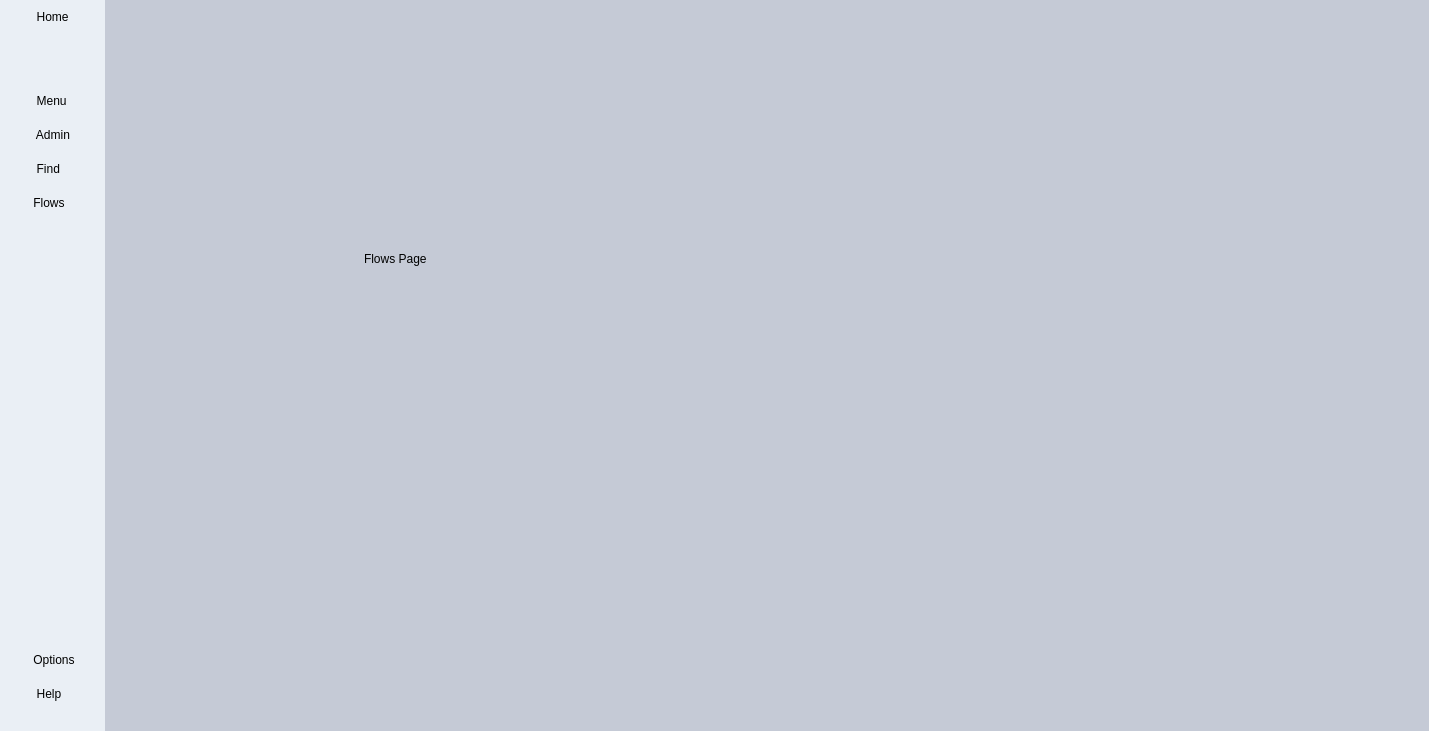
<?xml version="1.0" encoding="UTF-8"?>
<ui version="4.0">
 <class>MainWindow</class>
 <widget class="QMainWindow" name="MainWindow">
  <property name="geometry">
   <rect>
    <x>0</x>
    <y>0</y>
    <width>1429</width>
    <height>731</height>
   </rect>
  </property>
  <property name="windowTitle">
   <string/>
  </property>
  <property name="windowIcon">
   <iconset>
    <normalon>:/icons/icons/edit.512x512.png</normalon>
   </iconset>
  </property>
  <property name="styleSheet">
   <string notr="true">*{
	border: none;
	background-color: transparent;
	background: none;
	margin: 0;
	padding: 0;
	color: black;
}

#MainGUI{
	background-color: #272727;
}

#SubMenu{
	background-color: #eaeff5;
}

QToolTip{
	background-color: #eaeff5; color: black;
}

#SubMenu QPushButton{
	font: 12pt &quot;Calibri&quot;;
	text-align: left;
	padding: 10px 20px;
}

#SubMenu QPushButton:Hover{
	background-color: #d4d8e2;
}

#SubMenu QPushButton:Focus{
	background-color: #c5cad6;
	border-left: 5px solid #000;
	font-size: 12.5pt;
		/*border-top-left-radius: 32px;
	border-bottom-left-radius: 32px;*/
}

#Content QHeaderView::section{background-color: #a2a6ae;border-radius:3px;font-size: 12pt;}
#Content QTableWidget::item{background-color: #c5cad6;}
#Content QTableWidget::item:Alternate{background-color: #a2a6ae;}
#Content QTableWidget::item:Hover{background-color: #d4d8e2;}

#Content QTreeView::item{background-color: #c5cad6;}
#Content QTreeView::item:Alternate{background-color: #a2a6ae;}
#Content QTreeView::item:Hover{background-color: #d4d8e2;}</string>
  </property>
  <property name="iconSize">
   <size>
    <width>45</width>
    <height>45</height>
   </size>
  </property>
  <widget class="QWidget" name="MainGUI">
   <layout class="QGridLayout" name="gridLayout_2">
    <property name="leftMargin">
     <number>0</number>
    </property>
    <property name="topMargin">
     <number>0</number>
    </property>
    <property name="rightMargin">
     <number>0</number>
    </property>
    <property name="bottomMargin">
     <number>0</number>
    </property>
    <property name="spacing">
     <number>0</number>
    </property>
    <item row="0" column="1">
     <widget class="QWidget" name="Body" native="true">
      <property name="sizePolicy">
       <sizepolicy hsizetype="Expanding" vsizetype="Preferred">
        <horstretch>0</horstretch>
        <verstretch>0</verstretch>
       </sizepolicy>
      </property>
      <property name="styleSheet">
       <string notr="true">background-color: #c5cad6;</string>
      </property>
      <layout class="QGridLayout" name="gridLayout">
       <item row="0" column="0">
        <widget class="QStackedWidget" name="Content">
         <property name="currentIndex">
          <number>4</number>
         </property>
         <widget class="QWidget" name="HomePage">
          <layout class="QHBoxLayout" name="horizontalLayout">
           <item>
            <widget class="QFrame" name="frame">
             <property name="frameShape">
              <enum>QFrame::StyledPanel</enum>
             </property>
             <property name="frameShadow">
              <enum>QFrame::Raised</enum>
             </property>
             <layout class="QHBoxLayout" name="horizontalLayout_3">
              <item>
               <widget class="QTableWidget" name="tableWidget">
                <property name="focusPolicy">
                 <enum>Qt::NoFocus</enum>
                </property>
                <property name="sizeAdjustPolicy">
                 <enum>QAbstractScrollArea::AdjustToContents</enum>
                </property>
                <property name="autoScroll">
                 <bool>false</bool>
                </property>
                <property name="editTriggers">
                 <set>QAbstractItemView::DoubleClicked</set>
                </property>
                <property name="tabKeyNavigation">
                 <bool>false</bool>
                </property>
                <property name="alternatingRowColors">
                 <bool>true</bool>
                </property>
                <property name="selectionMode">
                 <enum>QAbstractItemView::NoSelection</enum>
                </property>
                <property name="selectionBehavior">
                 <enum>QAbstractItemView::SelectItems</enum>
                </property>
                <property name="verticalScrollMode">
                 <enum>QAbstractItemView::ScrollPerPixel</enum>
                </property>
                <property name="showGrid">
                 <bool>true</bool>
                </property>
                <property name="gridStyle">
                 <enum>Qt::SolidLine</enum>
                </property>
                <property name="columnCount">
                 <number>0</number>
                </property>
                <attribute name="horizontalHeaderMinimumSectionSize">
                 <number>50</number>
                </attribute>
                <attribute name="horizontalHeaderDefaultSectionSize">
                 <number>50</number>
                </attribute>
                <attribute name="horizontalHeaderShowSortIndicator" stdset="0">
                 <bool>true</bool>
                </attribute>
                <attribute name="horizontalHeaderStretchLastSection">
                 <bool>false</bool>
                </attribute>
                <attribute name="verticalHeaderMinimumSectionSize">
                 <number>30</number>
                </attribute>
                <attribute name="verticalHeaderStretchLastSection">
                 <bool>false</bool>
                </attribute>
                <row>
                 <property name="text">
                  <string/>
                 </property>
                 <property name="textAlignment">
                  <set>AlignCenter</set>
                 </property>
                </row>
                <row>
                 <property name="text">
                  <string/>
                 </property>
                </row>
                <row>
                 <property name="text">
                  <string/>
                 </property>
                </row>
                <row>
                 <property name="text">
                  <string/>
                 </property>
                </row>
                <row>
                 <property name="text">
                  <string/>
                 </property>
                </row>
                <row>
                 <property name="text">
                  <string/>
                 </property>
                </row>
                <row>
                 <property name="text">
                  <string/>
                 </property>
                </row>
                <row>
                 <property name="text">
                  <string/>
                 </property>
                </row>
                <row>
                 <property name="text">
                  <string/>
                 </property>
                </row>
                <row>
                 <property name="text">
                  <string/>
                 </property>
                </row>
                <row>
                 <property name="text">
                  <string/>
                 </property>
                </row>
                <row>
                 <property name="text">
                  <string/>
                 </property>
                </row>
                <row>
                 <property name="text">
                  <string/>
                 </property>
                </row>
                <row>
                 <property name="text">
                  <string/>
                 </property>
                </row>
                <row>
                 <property name="text">
                  <string/>
                 </property>
                </row>
                <row>
                 <property name="text">
                  <string/>
                 </property>
                </row>
                <row>
                 <property name="text">
                  <string/>
                 </property>
                </row>
                <row>
                 <property name="text">
                  <string/>
                 </property>
                </row>
               </widget>
              </item>
             </layout>
            </widget>
           </item>
          </layout>
         </widget>
         <widget class="QWidget" name="MenuPage">
          <widget class="QLabel" name="label_2">
           <property name="geometry">
            <rect>
             <x>270</x>
             <y>230</y>
             <width>221</width>
             <height>19</height>
            </rect>
           </property>
           <property name="text">
            <string>Menu Page</string>
           </property>
          </widget>
         </widget>
         <widget class="QWidget" name="AdminPage"/>
         <widget class="QWidget" name="FindPage">
          <widget class="QLabel" name="label_4">
           <property name="geometry">
            <rect>
             <x>220</x>
             <y>210</y>
             <width>151</width>
             <height>19</height>
            </rect>
           </property>
           <property name="text">
            <string>Find Page</string>
           </property>
          </widget>
         </widget>
         <widget class="QWidget" name="FlowsPage">
          <widget class="QLabel" name="label_5">
           <property name="geometry">
            <rect>
             <x>250</x>
             <y>240</y>
             <width>191</width>
             <height>19</height>
            </rect>
           </property>
           <property name="text">
            <string>Flows Page</string>
           </property>
          </widget>
         </widget>
         <widget class="QWidget" name="OptionsPage">
          <widget class="QPushButton" name="LightBtn">
           <property name="geometry">
            <rect>
             <x>-10</x>
             <y>0</y>
             <width>191</width>
             <height>61</height>
            </rect>
           </property>
           <property name="focusPolicy">
            <enum>Qt::NoFocus</enum>
           </property>
           <property name="text">
            <string>  Dark Switch</string>
           </property>
           <property name="icon">
            <iconset resource="resources.qrc">
             <normaloff>:/darkicon/icons/dark/toggle-off.512x342.png</normaloff>:/darkicon/icons/dark/toggle-off.512x342.png</iconset>
           </property>
           <property name="iconSize">
            <size>
             <width>48</width>
             <height>48</height>
            </size>
           </property>
          </widget>
         </widget>
         <widget class="QWidget" name="HelpPage">
          <widget class="QLabel" name="label_7">
           <property name="geometry">
            <rect>
             <x>250</x>
             <y>250</y>
             <width>161</width>
             <height>19</height>
            </rect>
           </property>
           <property name="text">
            <string>Help Page</string>
           </property>
          </widget>
         </widget>
        </widget>
       </item>
      </layout>
     </widget>
    </item>
    <item row="0" column="0">
     <widget class="QWidget" name="Menu" native="true">
      <layout class="QVBoxLayout" name="verticalLayout">
       <property name="spacing">
        <number>0</number>
       </property>
       <property name="leftMargin">
        <number>0</number>
       </property>
       <property name="topMargin">
        <number>0</number>
       </property>
       <property name="rightMargin">
        <number>0</number>
       </property>
       <property name="bottomMargin">
        <number>0</number>
       </property>
       <item alignment="Qt::AlignLeft">
        <widget class="QWidget" name="SubMenu" native="true">
         <layout class="QVBoxLayout" name="verticalLayout_2">
          <property name="spacing">
           <number>0</number>
          </property>
          <property name="leftMargin">
           <number>0</number>
          </property>
          <property name="topMargin">
           <number>0</number>
          </property>
          <property name="rightMargin">
           <number>0</number>
          </property>
          <property name="bottomMargin">
           <number>0</number>
          </property>
          <item>
           <widget class="QFrame" name="MenuFrame">
            <property name="frameShape">
             <enum>QFrame::StyledPanel</enum>
            </property>
            <property name="frameShadow">
             <enum>QFrame::Raised</enum>
            </property>
            <layout class="QHBoxLayout" name="horizontalLayout_2">
             <property name="spacing">
              <number>0</number>
             </property>
             <property name="leftMargin">
              <number>0</number>
             </property>
             <property name="topMargin">
              <number>0</number>
             </property>
             <property name="rightMargin">
              <number>0</number>
             </property>
             <property name="bottomMargin">
              <number>0</number>
             </property>
             <item>
              <widget class="QPushButton" name="HomeBtn">
               <property name="focusPolicy">
                <enum>Qt::ClickFocus</enum>
               </property>
               <property name="toolTip">
                <string>Home</string>
               </property>
               <property name="styleSheet">
                <string notr="true"/>
               </property>
               <property name="text">
                <string>     Home</string>
               </property>
               <property name="icon">
                <iconset resource="resources.qrc">
                 <normaloff>:/darkicon/icons/dark/estate.461x512.png</normaloff>:/darkicon/icons/dark/estate.461x512.png</iconset>
               </property>
               <property name="iconSize">
                <size>
                 <width>48</width>
                 <height>48</height>
                </size>
               </property>
              </widget>
             </item>
            </layout>
           </widget>
          </item>
          <item alignment="Qt::AlignTop">
           <widget class="QFrame" name="HomeFrame">
            <property name="frameShape">
             <enum>QFrame::StyledPanel</enum>
            </property>
            <property name="frameShadow">
             <enum>QFrame::Raised</enum>
            </property>
            <layout class="QVBoxLayout" name="verticalLayout_4">
             <property name="spacing">
              <number>0</number>
             </property>
             <property name="leftMargin">
              <number>0</number>
             </property>
             <property name="topMargin">
              <number>50</number>
             </property>
             <property name="rightMargin">
              <number>0</number>
             </property>
             <property name="bottomMargin">
              <number>20</number>
             </property>
             <item>
              <widget class="QPushButton" name="MenuBtn">
               <property name="focusPolicy">
                <enum>Qt::ClickFocus</enum>
               </property>
               <property name="toolTip">
                <string>Menu</string>
               </property>
               <property name="styleSheet">
                <string notr="true"/>
               </property>
               <property name="text">
                <string>     Menu   </string>
               </property>
               <property name="icon">
                <iconset resource="resources.qrc">
                 <normaloff>:/darkicon/icons/dark/menu.svg</normaloff>:/darkicon/icons/dark/menu.svg</iconset>
               </property>
               <property name="iconSize">
                <size>
                 <width>48</width>
                 <height>48</height>
                </size>
               </property>
              </widget>
             </item>
             <item>
              <widget class="QPushButton" name="AdminBtn">
               <property name="focusPolicy">
                <enum>Qt::ClickFocus</enum>
               </property>
               <property name="toolTip">
                <string>Administrator Account</string>
               </property>
               <property name="styleSheet">
                <string notr="true"/>
               </property>
               <property name="text">
                <string>     Admin</string>
               </property>
               <property name="icon">
                <iconset resource="resources.qrc">
                 <normaloff>:/darkicon/icons/dark/user-circle.511x512.png</normaloff>:/darkicon/icons/dark/user-circle.511x512.png</iconset>
               </property>
               <property name="iconSize">
                <size>
                 <width>48</width>
                 <height>48</height>
                </size>
               </property>
              </widget>
             </item>
             <item>
              <widget class="QPushButton" name="FindBtn">
               <property name="focusPolicy">
                <enum>Qt::ClickFocus</enum>
               </property>
               <property name="toolTip">
                <string>Find Users / Materials</string>
               </property>
               <property name="text">
                <string>     Find</string>
               </property>
               <property name="icon">
                <iconset resource="resources.qrc">
                 <normaloff>:/darkicon/icons/dark/search.512x512.png</normaloff>:/darkicon/icons/dark/search.512x512.png</iconset>
               </property>
               <property name="iconSize">
                <size>
                 <width>48</width>
                 <height>48</height>
                </size>
               </property>
              </widget>
             </item>
             <item>
              <widget class="QPushButton" name="FlowsBtn">
               <property name="focusPolicy">
                <enum>Qt::ClickFocus</enum>
               </property>
               <property name="toolTip">
                <string>See the current flow of materials</string>
               </property>
               <property name="text">
                <string>    Flows    </string>
               </property>
               <property name="icon">
                <iconset resource="resources.qrc">
                 <normaloff>:/darkicon/icons/dark/location-arrow.512x512.png</normaloff>:/darkicon/icons/dark/location-arrow.512x512.png</iconset>
               </property>
               <property name="iconSize">
                <size>
                 <width>48</width>
                 <height>48</height>
                </size>
               </property>
              </widget>
             </item>
            </layout>
           </widget>
          </item>
          <item>
           <spacer name="verticalSpacer">
            <property name="orientation">
             <enum>Qt::Vertical</enum>
            </property>
            <property name="sizeHint" stdset="0">
             <size>
              <width>20</width>
              <height>40</height>
             </size>
            </property>
           </spacer>
          </item>
          <item>
           <widget class="QFrame" name="OptionsFrame">
            <property name="frameShape">
             <enum>QFrame::StyledPanel</enum>
            </property>
            <property name="frameShadow">
             <enum>QFrame::Raised</enum>
            </property>
            <layout class="QVBoxLayout" name="verticalLayout_3">
             <property name="spacing">
              <number>0</number>
             </property>
             <property name="leftMargin">
              <number>0</number>
             </property>
             <property name="topMargin">
              <number>20</number>
             </property>
             <property name="rightMargin">
              <number>0</number>
             </property>
             <property name="bottomMargin">
              <number>20</number>
             </property>
             <item>
              <widget class="QPushButton" name="OptionsBtn">
               <property name="focusPolicy">
                <enum>Qt::ClickFocus</enum>
               </property>
               <property name="toolTip">
                <string>View the settings</string>
               </property>
               <property name="styleSheet">
                <string notr="true"/>
               </property>
               <property name="text">
                <string>    Options   </string>
               </property>
               <property name="icon">
                <iconset resource="resources.qrc">
                 <normaloff>:/darkicon/icons/dark/settings-sharp.499x512.png</normaloff>:/darkicon/icons/dark/settings-sharp.499x512.png</iconset>
               </property>
               <property name="iconSize">
                <size>
                 <width>48</width>
                 <height>48</height>
                </size>
               </property>
              </widget>
             </item>
             <item>
              <widget class="QPushButton" name="HelpBtn">
               <property name="focusPolicy">
                <enum>Qt::ClickFocus</enum>
               </property>
               <property name="toolTip">
                <string>How to use the App</string>
               </property>
               <property name="styleSheet">
                <string notr="true"/>
               </property>
               <property name="text">
                <string>     Help</string>
               </property>
               <property name="icon">
                <iconset resource="resources.qrc">
                 <normaloff>:/darkicon/icons/dark/question-circle.512x512.png</normaloff>:/darkicon/icons/dark/question-circle.512x512.png</iconset>
               </property>
               <property name="iconSize">
                <size>
                 <width>48</width>
                 <height>48</height>
                </size>
               </property>
              </widget>
             </item>
            </layout>
           </widget>
          </item>
         </layout>
        </widget>
       </item>
      </layout>
     </widget>
    </item>
   </layout>
  </widget>
 </widget>
 <resources>
  <include location="resources.qrc"/>
 </resources>
 <connections/>
</ui>
